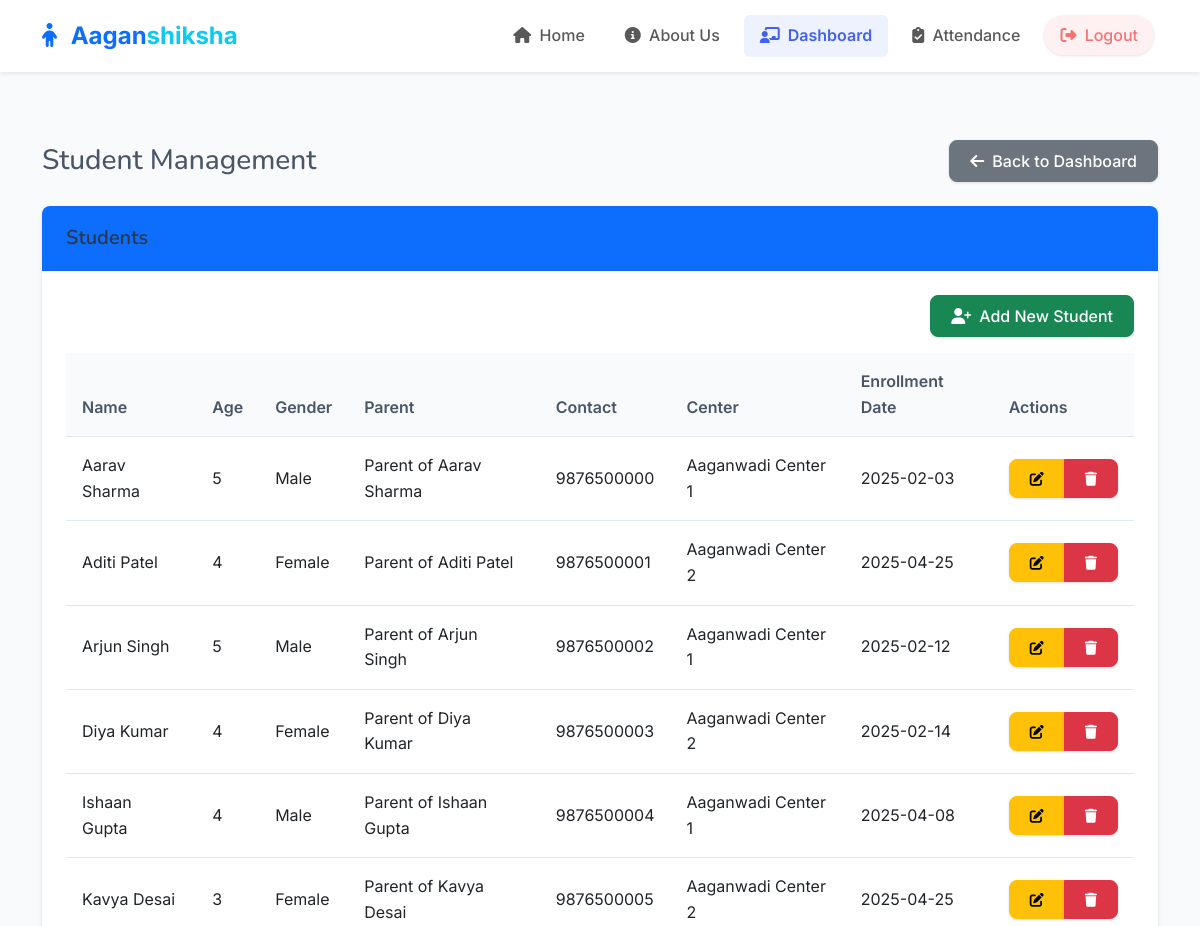
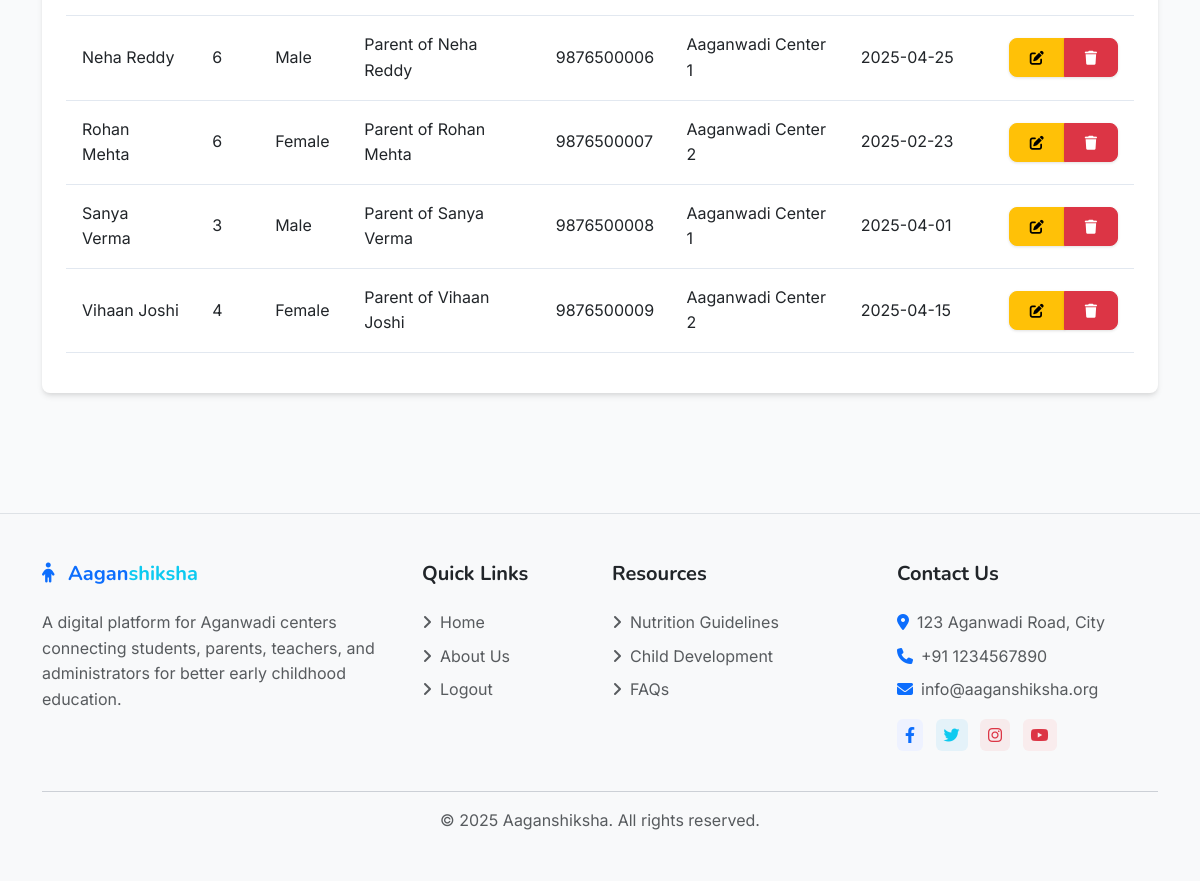
The page /teacher/students (signed in) on the database its author committed (2 pictures, top to bottom).
### models.py (models this page shows, shortened)
class Student(db.Model):
    id = db.Column(db.Integer, primary_key=True)
    name = db.Column(db.String(100), nullable=False)
    age = db.Column(db.Integer)
    gender = db.Column(db.String(10))
    parent_name = db.Column(db.String(100))
    parent_contact = db.Column(db.String(15))
    address = db.Column(db.String(200))
    aadhar_number = db.Column(db.String(12), unique=True, nullable=False)
    enrollment_date = db.Column(db.Date, default=datetime.utcnow)
    center_id = db.Column(db.Integer, db.ForeignKey('center.id'), nullable=False)
    created_at = db.Column(db.DateTime, default=datetime.utcnow)
    attendance_records = db.relationship('Attendance', backref='student', lazy=True)

class Center(db.Model):
    id = db.Column(db.Integer, primary_key=True)
    name = db.Column(db.String(100), nullable=False)
    address = db.Column(db.String(200), nullable=False)
    contact_number = db.Column(db.String(15))
    email = db.Column(db.String(120))
    created_at = db.Column(db.DateTime, default=datetime.utcnow)
    students = db.relationship('Student', backref='center', lazy=True)
    inventory_items = db.relationship('Inventory', backref='center', lazy=True)

### routes/teacher.py (the view)
@teacher_bp.route('/students')
@login_required
@teacher_required
def students():
    students = Student.query.all()
    return render_template('teacher/students.html', students=students)

### app.py (called while the page is built)
@app.context_processor
def inject_csrf_token():
    return dict(csrf_token=generate_csrf)

@login_manager.user_loader
def load_user(user_id):
    return User.query.get(int(user_id))

### routes/teacher.py (called while the page is built)
def teacher_required(f):
    @wraps(f)
    def decorated_function(*args, **kwargs):
        if not current_user.is_authenticated or current_user.role != 'teacher':
            flash('You need to be a teacher to access this page.', 'danger')
            return redirect(url_for('auth.login'))
        return f(*args, **kwargs)
    return decorated_function

### templates/teacher/students.html (shortened to what this page needs)
{% extends 'base.html' %}
{% block content %}
<div class="container py-4">
    <div class="d-flex justify-content-between align-items-center mb-4">
        <h1 class="h3 mb-0">Student Management</h1>
        <a href="{{ url_for('teacher.dashboard') }}" class="btn btn-secondary">
            <i class="fas fa-arrow-left me-2"></i>Back to Dashboard
        </a>
    </div>
    <div class="card mb-4">
        <div class="card-header bg-primary text-white">
            <h5 class="mb-0">
                {% if is_add %}
                    Add New Student
                {% elif is_edit %}
                    Edit Student
                {% else %}
                    Students
                {% endif %}
            </h5>
        </div>
        <div class="card-body">
            {% if is_add or is_edit %}
                <form method="POST">
                    {{ form.hidden_tag() }}
                    <div class="row mb-3">
                        <div class="col-md-6">
                            <label class="form-label">Student Name</label>
                            {{ form.name(class="form-control") }}
                            {% if form.name.errors %}
                                <div class="text-danger">
                                    {% for error in form.name.errors %}
                                        <small>{{ error }}</small>
                                    {% endfor %}
                                </div>
                            {% endif %}
                        </div>
                        <div class="col-md-3">
                            <label class="form-label">Age</label>
                            {{ form.age(class="form-control") }}
                            {% if form.age.errors %}
                                <div class="text-danger">
                                    {% for error in form.age.errors %}
                                        <small>{{ error }}</small>
                                    {% endfor %}
                                </div>
                            {% endif %}
                        </div>
                        <div class="col-md-3">
                            <label class="form-label">Gender</label>
                            {{ form.gender(class="form-select") }}
                            {% if form.gender.errors %}
                                <div class="text-danger">
                                    {% for error in form.gender.errors %}
                                        <small>{{ error }}</small>
                                    {% endfor %}
                                </div>
                            {% endif %}
                        </div>
                    </div>
                    <div class="row mb-3">
                        <div class="col-md-6">
                            <label class="form-label">Parent Name</label>
                            {{ form.parent_name(class="form-control") }}
                            {% if form.parent_name.errors %}
                                <div class="text-danger">
                                    {% for error in form.parent_name.errors %}
                                        <small>{{ error }}</small>
                                    {% endfor %}
                                </div>
                            {% endif %}
                        </div>
                        <div class="col-md-6">
                            <label class="form-label">Parent Contact</label>
                            {{ form.parent_contact(class="form-control") }}
                            {% if form.parent_contact.errors %}
                                <div class="text-danger">
                                    {% for error in form.parent_contact.errors %}
                                        <small>{{ error }}</small>
                                    {% endfor %}
                                </div>
                            {% endif %}
                        </div>
                    </div>
                    <div class="mb-3">
                        <label class="form-label">Address</label>
                        {{ form.address(class="form-control") }}
                        {% if form.address.errors %}
                            <div class="text-danger">
                                {% for error in form.address.errors %}
                                    <small>{{ error }}</small>
                                {% endfor %}
                            </div>
                        {% endif %}
                    </div>
                    <div class="mb-3">
                        <label class="form-label">Center</label>
                        {{ form.center_id(class="form-select") }}
                        {% if form.center_id.errors %}
                            <div class="text-danger">
                                {% for error in form.center_id.errors %}
                                    <small>{{ error }}</small>
                                {% endfor %}
                            </div>
                        {% endif %}
                    </div>
                    <div class="d-flex justify-content-between">
                        <a href="{{ url_for('teacher.students') }}" class="btn btn-secondary">Cancel</a>
                        {{ form.submit(class="btn btn-primary") }}
                    </div>
                </form>
            {% else %}
                <div class="d-flex justify-content-end mb-3">
                    <a href="{{ url_for('teacher.add_student') }}" class="btn btn-success">
                        <i class="fas fa-user-plus me-2"></i>Add New Student
                    </a>
                </div>
                <div class="table-responsive">
                    <table class="table table-hover">
                        <thead>
                            <tr>
                                <th>Name</th>
                                <th>Age</th>
                                <th>Gender</th>
                                <th>Parent</th>
                                <th>Contact</th>
                                <th>Center</th>
                                <th>Enrollment Date</th>
                                <th>Actions</th>
                            </tr>
                        </thead>
                        <tbody>
                            {% if students %}
                                {% for student in students %}
                                    <tr>
                                        <td>{{ student.name }}</td>
                                        <td>{{ student.age }}</td>
                                        <td>{{ student.gender|capitalize }}</td>
                                        <td>{{ student.parent_name }}</td>
                                        <td>{{ student.parent_contact }}</td>
                                        <td>{{ student.center.name }}</td>
                                        <td>{{ student.enrollment_date.strftime('%Y-%m-%d') if student.enrollment_date else 'N/A' }}</td>
                                        <td>
                                            <div class="btn-group btn-group-sm">
                                                <a href="{{ url_for('teacher.edit_student', id=student.id) }}" class="btn btn-warning">
                                                    <i class="fas fa-edit"></i>
                                                </a>
                                                <button type="button" class="btn btn-danger" data-bs-toggle="modal" data-bs-target="#deleteModal{{ student.id }}">
                                                    <i class="fas fa-trash"></i>
                                                </button>
                                            </div>
                                        </td>
                                    </tr>
                                {% endfor %}
                            {% else %}
                                <tr>
                                    <td colspan="8" class="text-center">No students found.</td>
                                </tr>
                            {% endif %}
                        </tbody>
                    </table>
                </div>
            {% endif %}
        </div>
    </div>
</div>
{% endblock %}

### static/css/style.css (style rules this page uses)
:root { --primary-color: #4361ee; --primary-light: #eef2ff; --secondary-color: #3f72af; --info-color: #3abff8; --success-color: #36d399; --warning-color: #fbbd23; --danger-color: #f87272; --light-color: #f8f9fa; --dark-color: #333333; --text-color: #4a5568; --border-radius: 0.5rem; --box-shadow: 0 4px 6px -1px rgba(0, 0, 0, 0.1), 0 2px 4px -1px rgba(0, 0, 0, 0.06); --transition: all 0.3s ease; }
body { min-height: 100vh; display: flex; flex-direction: column; font-family: 'Inter', -apple-system, BlinkMacSystemFont, 'Segoe UI', Roboto, Oxygen, Ubuntu, Cantarell, 'Open Sans', 'Helvetica Neue', sans-serif; color: var(--text-color); background-color: #f9fafb; line-height: 1.6; }
h1, h2, h3, h4, h5, h6 { font-family: 'Nunito', -apple-system, BlinkMacSystemFont, 'Segoe UI', Roboto, Oxygen, Ubuntu, Cantarell, 'Open Sans', 'Helvetica Neue', sans-serif; font-weight: 600; color: #2d3748; }
a { transition: var(--transition); }
.btn { border-radius: var(--border-radius); padding: 0.5rem 1.25rem; font-weight: 500; transition: var(--transition); box-shadow: 0 1px 3px rgba(0,0,0,0.12); }
.card { border: none; border-radius: var(--border-radius); box-shadow: var(--box-shadow); transition: var(--transition); overflow: hidden; }
.card-header { background-color: white; border-bottom: 1px solid rgba(0, 0, 0, 0.05); padding: 1.25rem 1.5rem; font-weight: 600; }
.card-body { padding: 1.5rem; }
.table { border-collapse: separate; border-spacing: 0; width: 100%; margin-bottom: 1rem; }
.table th { background-color: #f8fafc; font-weight: 600; padding: 1rem; text-align: left; color: #4a5568; border-bottom: 1px solid #e2e8f0; }
.table td { padding: 1rem; border-bottom: 1px solid #e2e8f0; vertical-align: middle; }

### rows shown on the page
Student: name "Aarav Sharma", age "5", gender "Male", parent_name "Parent of Aarav Sharma", parent_contact "9876500000", center.name "Aaganwadi Center 1", enrollment_date "2025-02-03"
Student: name "Aditi Patel", age "4", gender "Female", parent_name "Parent of Aditi Patel", parent_contact "9876500001", center.name "Aaganwadi Center 2", enrollment_date "2025-04-25"
Student: name "Arjun Singh", age "5", gender "Male", parent_name "Parent of Arjun Singh", parent_contact "9876500002", center.name "Aaganwadi Center 1", enrollment_date "2025-02-12"
Student: name "Diya Kumar", age "4", gender "Female", parent_name "Parent of Diya Kumar", parent_contact "9876500003", center.name "Aaganwadi Center 2", enrollment_date "2025-02-14"
Student: name "Ishaan Gupta", age "4", gender "Male", parent_name "Parent of Ishaan Gupta", parent_contact "9876500004", center.name "Aaganwadi Center 1", enrollment_date "2025-04-08"
Student: name "Kavya Desai", age "3", gender "Female", parent_name "Parent of Kavya Desai", parent_contact "9876500005", center.name "Aaganwadi Center 2", enrollment_date "2025-04-25"
Student: name "Neha Reddy", age "6", gender "Male", parent_name "Parent of Neha Reddy", parent_contact "9876500006", center.name "Aaganwadi Center 1", enrollment_date "2025-04-25"
Student: name "Rohan Mehta", age "6", gender "Female", parent_name "Parent of Rohan Mehta", parent_contact "9876500007", center.name "Aaganwadi Center 2", enrollment_date "2025-02-23"
Student: name "Sanya Verma", age "3", gender "Male", parent_name "Parent of Sanya Verma", parent_contact "9876500008", center.name "Aaganwadi Center 1", enrollment_date "2025-04-01"
Student: name "Vihaan Joshi", age "4", gender "Female", parent_name "Parent of Vihaan Joshi", parent_contact "9876500009", center.name "Aaganwadi Center 2", enrollment_date "2025-04-15"

### other values the page prints
{{ current_year|default(2025) }} "2025"
